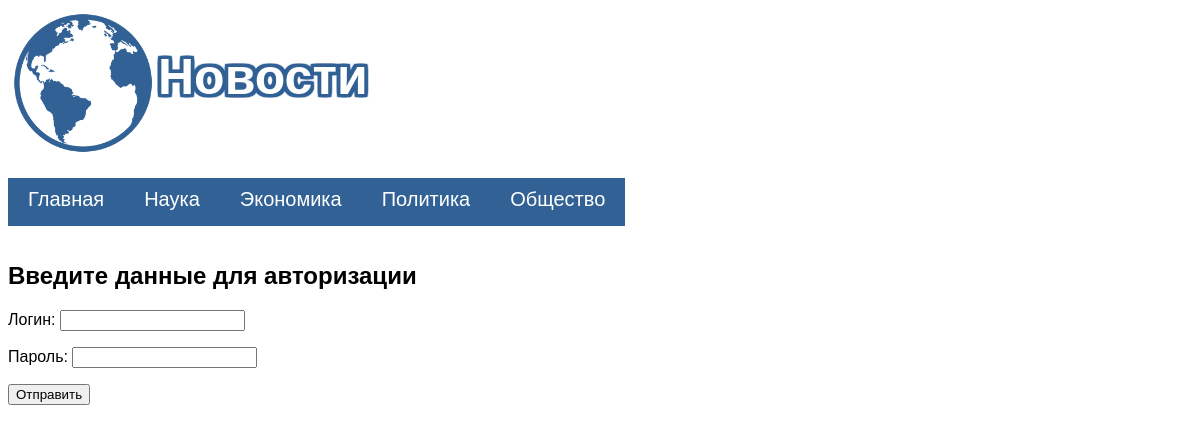
Screenshot of /admin/auth.php with the database file from the repository.
### tables this page shows
CREATE TABLE `header` (
  `id` int NOT NULL,
  `title` varchar(255) NOT NULL
);

### admin/auth.php (the view, shortened to what this page needs)
<?php
$conn = mysqli_connect("localhost", "root", "", "news");
$sql = "SELECT * FROM `header`";
$headerResult = mysqli_query($conn, $sql);
?>
<!DOCTYPE html>
<html lang="ru">
<head>
</head>
<body>
    <head>
        <link rel="stylesheet" href="../style/style.css">
    </head>
    <body>
        <div class="header">
            <header>
                <div class="left">
                    <div>
                    <img src="../img/log.png" class="respons" alt="">
                    <span class="header_info">Новости</span>
                    </div>
                </div>
            </header>
        </div>
        <div class="menu">
            <?php
            foreach ($headerResult as $headerrow) {
                echo "<ul class='menu'";
                echo "<li><a href='index.php?title=" . $headerrow["title"] . "'>" . " " . $headerrow["title"] . " " . "</a></li>";
            }
            echo "</ul>";
            ?>
        </div>
        <div class="content">
            <form method="POST" action="admenu.php">
                <h2>Введите данные для авторизации</h2>
                <p>Логин: <input type="text" name="login"></p>
                <p>Пароль: <input type="password" name="password"></p>
                <p><input type="submit" value="Отправить"></p>
            </form>
        </div>
    </body>
</html>

### style/style.css (style rules this page uses)
.header_info { position: absolute; margin-top: 40px; font-family: sans-serif; font-size: 50px; font-weight: bold; color: #FFFFFF; text-shadow: -0 -3px 1px #326295, 0 -3px 1px #326295, -0 3px 1px #326295, 0 3px 1px #326295, -3px -0 1px #326295, 3px -0 1px #326295, -3px 0 1px #326295, 3px 0 1px #326295, -1px -3px 1px #326295, 1px -3px 1px #326295, -1px 3px 1px #326295, 1px 3px 1px #326295, -3px -1px 1px #326295, 3px -1px 1px #326295, -3px 1px 1px #326295, 3px 1px 1px #326295, -2px -3px 1px #326295, 2px -3px 1px #326295, -2px 3px 1px #326295, 2px 3px 1px #326295, -3px -2px 1px #326295, 3px -2px 1px #326295, -3px 2px 1px #326295, 3px 2px 1px #326295, -3px -3px 1px #326295, 3px -3px 1px #326295, -3px 3px 1px #326295, 3px 3px 1px #326295, -3px -3px 1px #326295, 3px -3px 1px #326295, -3px 3px 1px #326295, 3px 3px 1px #326295; }
.respons { width: 150px; height: 150px; }
.content h2, p { font-family: sans-serif; }
.cont .h2, a { text-decoration: none; color: black; font-family: sans-serif; }
.menu { list-style-type: none; padding-left: 0; margin-left: 0; display: flex; flex-direction: row; flex-wrap: wrap; }
.menu a { text-decoration: none; font-family: sans-serif; font-size: 20px; color: white; padding: 10px 20px; background-color: #326295; border-bottom: 5px solid #326295; display: block; }

### rows the page displays
header: title "Главная"
header: title "Наука"
header: title "Экономика"
header: title "Политика"
header: title "Общество"
